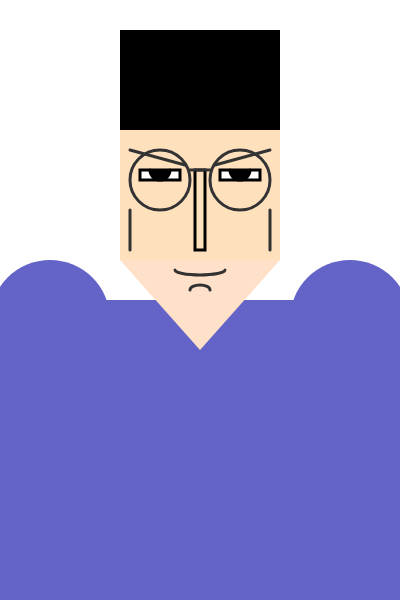
Frame 1 (no input)
Frame 2 (the mouse pressed at the canvas centre, redrawn once): identical to frame 1, image omitted

The p5.js sketch that drew this single still picture (run headless with seeded random() and noise() and a simulated clock; the mouse was pressed at the canvas centre and the sketch redrawn once):

// p5.js sketch
// ── sketch.js
function setup() {
  createCanvas(400, 600);
  noLoop();
}
function draw() {
  background(255);
  
  //몸
  noStroke();
  fill(100, 100, 200);
  rect(0, 300, 400, 300);
  
  fill(100, 100, 200);
  ellipse(50, 320, 120, 120);
  ellipse(350, 320, 120, 120);
  
  // --- 얼굴 ---
  fill(255, 224, 189);
  rect(120, 100, 160, 160);
  fill(255, 224, 200);
  triangle(120, 260, 280, 260, 200, 350);
  
  //머리
  fill(0);
  rect(120, 30, 160, 100);
  
  //코
  stroke(0);
  strokeWeight(3)
  fill(255, 224, 189);
  rect(195, 170, 10, 80);
  
  // --- 눈 ---
  fill(255);
  rect(140, 170, 40, 10);
  rect(220, 170, 40, 10);
  fill(0);
  arc(160, 170, 20, 20, 0, PI);
  arc(240, 170, 20, 20, 0, PI);
  
  //안경
  noFill();
  stroke(50);
  strokeWeight(3);
  ellipse(160, 180, 60, 60);
  ellipse(240, 180, 60, 60);
  line(190, 170, 210, 170);
  
  //눈썹
  line(130, 150, 185, 165); 
  line(215, 165, 270, 150);
  
  //얼굴 옆
  line(130, 210, 130, 250);
  line(270, 210, 270, 250);
  
  //입
  noFill();
  strokeWeight(3);
  arc(200, 270, 50, 10, 0, PI);
  arc(200, 290, 20, 10, PI, TWO_PI);
}
